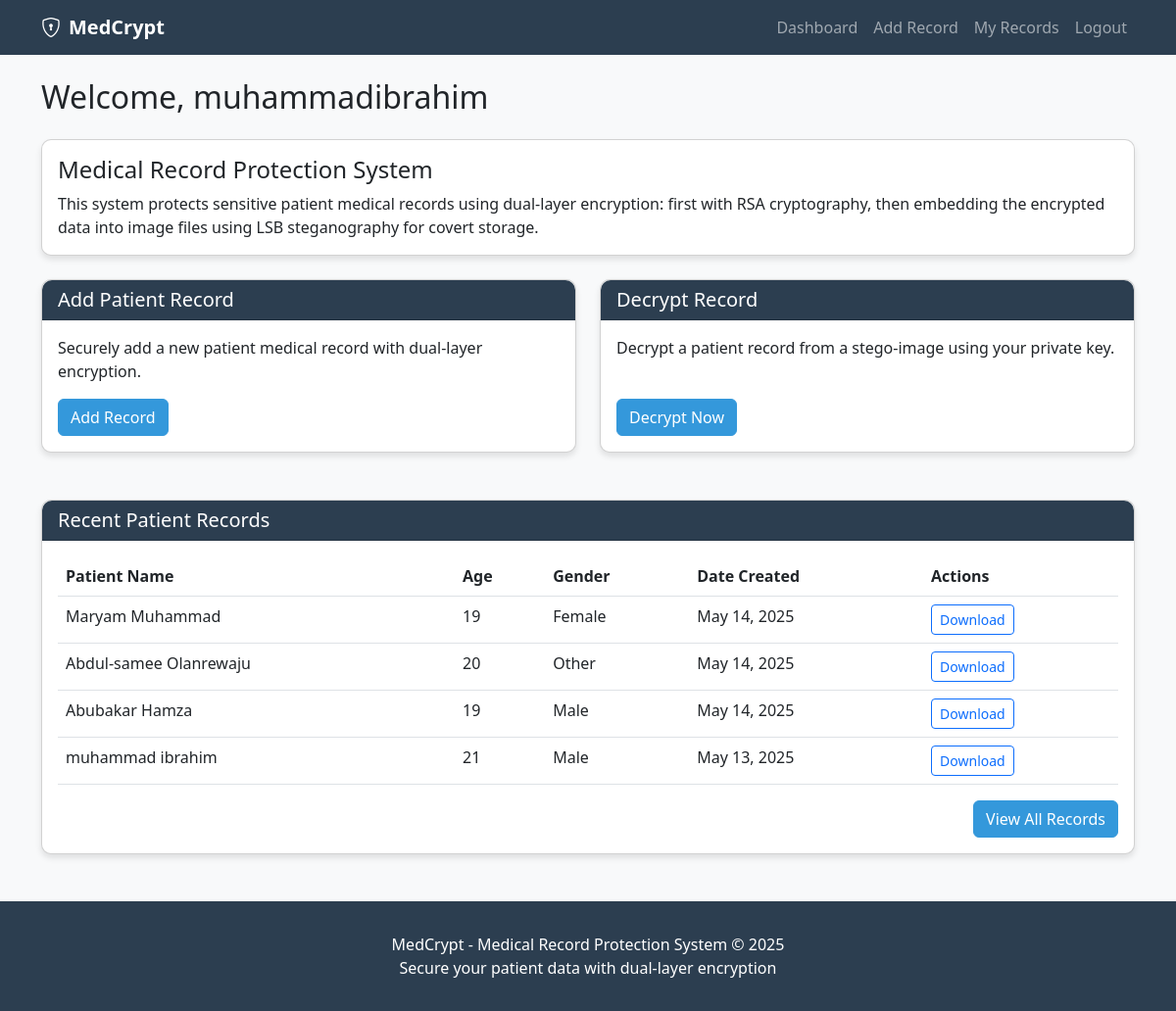
Page /dashboard/ (signed in) on the earlier database version.
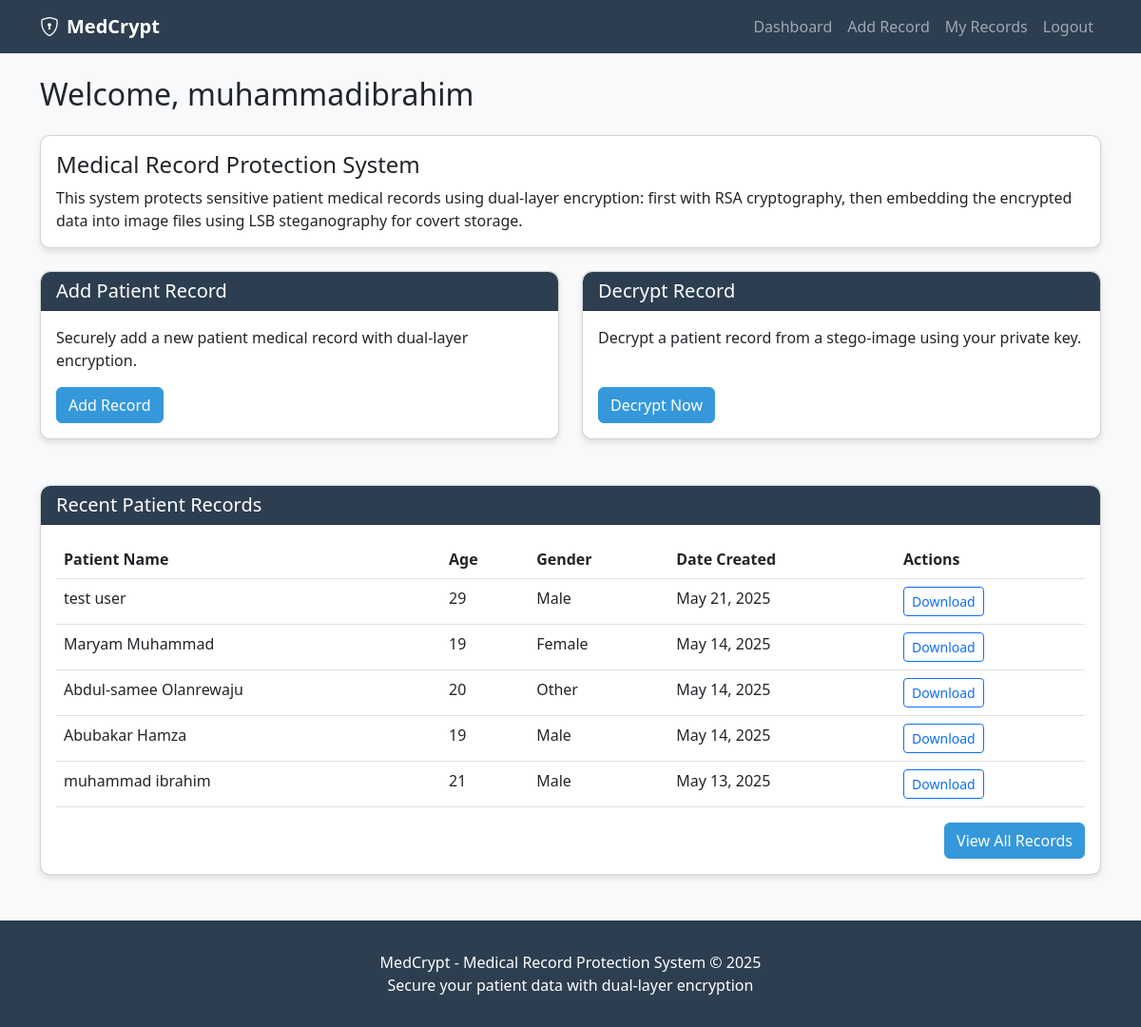
Same page on the later database version.
### records/models.py (models this page shows, shortened)
class PatientRecord(models.Model):
    GENDER_CHOICES = [
        ('M', 'Male'),
        ('F', 'Female'),
        ('O', 'Other'),
    ]
    user = models.ForeignKey(User, on_delete=models.CASCADE)
    created_at = models.DateTimeField(auto_now_add=True)
    original_filename = models.CharField(max_length=255)
    stego_filename = models.CharField(max_length=255)
    public_key = models.TextField()
    private_key = models.TextField()
    patient_name = models.CharField(max_length=100)
    age = models.PositiveSmallIntegerField()
    gender = models.CharField(max_length=1, choices=GENDER_CHOICES)

### records/views.py (the view)
# urls.py: path('dashboard/', views.dashboard, name='dashboard'),
@login_required
def dashboard(request):
    records = PatientRecord.objects.filter(user=request.user).order_by('-created_at')
    return render(request, 'records/dashboard.html', {'records': records})

### records/templates/records/dashboard.html
{% extends "records/base.html" %}
{% block content %}
<div class="row mb-4">
    <div class="col">
        <h2 class="mb-4">Welcome, {{ user.username }}</h2>
        <div class="card">
            <div class="card-body">
                <h4 class="card-title">Medical Record Protection System</h4>
                <p class="card-text">
                    This system protects sensitive patient medical records using dual-layer encryption:
                    first with RSA cryptography, then embedding the encrypted data into image files
                    using LSB steganography for covert storage.
                </p>
            </div>
        </div>
    </div>
</div>
<div class="row">
    <div class="col-md-6 mb-4">
        <div class="card dashboard-card">
            <div class="card-header">
                <h5 class="mb-0">Add Patient Record</h5>
            </div>
            <div class="card-body">
                <p>Securely add a new patient medical record with dual-layer encryption.</p>
                <a href="{% url 'add_record' %}" class="btn btn-primary">Add Record</a>
            </div>
        </div>
    </div>
    <div class="col-md-6 mb-4">
        <div class="card dashboard-card">
            <div class="card-header">
                <h5 class="mb-0">Decrypt Record</h5>
            </div>
            <div class="card-body">
                <p>Decrypt a patient record from a stego-image using your private key.</p>
                <a href="{% url 'decrypt_record' %}" class="btn btn-primary">Decrypt Now</a>
            </div>
        </div>
    </div>
</div>
<div class="row mt-4">
    <div class="col">
        <div class="card">
            <div class="card-header">
                <h5 class="mb-0">Recent Patient Records</h5>
            </div>
            <div class="card-body">
                {% if records %}
                    <div class="table-responsive">
                        <table class="table table-hover">
                            <thead>
                                <tr>
                                    <th>Patient Name</th>
                                    <th>Age</th>
                                    <th>Gender</th>
                                    <th>Date Created</th>
                                    <th>Actions</th>
                                </tr>
                            </thead>
                            <tbody>
                                {% for record in records %}
                                <tr>
                                    <td>{{ record.patient_name }}</td>
                                    <td>{{ record.age }}</td>
                                    <td>{{ record.get_gender_display }}</td>
                                    <td>{{ record.created_at|date:"M d, Y" }}</td>
                                    <td>
                                        <a href="{% url 'download_stego' record.stego_filename %}" class="btn btn-sm btn-outline-primary">
                                            Download
                                        </a>
                                    </td>
                                </tr>
                                {% endfor %}
                            </tbody>
                        </table>
                    </div>
                    <div class="text-end">
                        <a href="{% url 'patient_records' %}" class="btn btn-primary">View All Records</a>
                    </div>
                {% else %}
                    <p class="text-center">No patient records found. <a href="{% url 'add_record' %}">Add your first record</a></p>
                {% endif %}
            </div>
        </div>
    </div>
</div>
{% endblock %}

Differences in the rows shown:
added PatientRecord: patient_name "test user", age "29", gender "Male", created_at "May 21, 2025"
